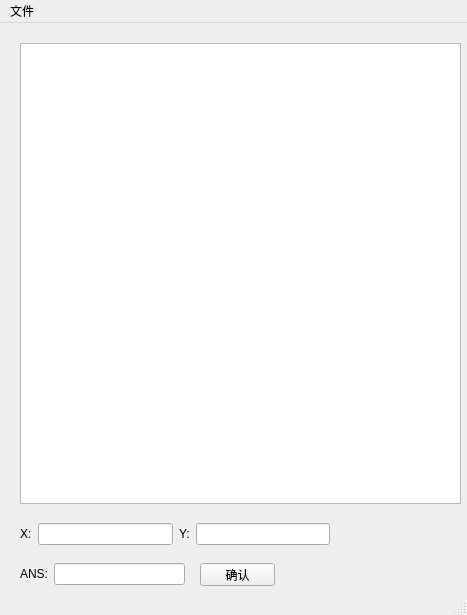
<?xml version="1.0" encoding="UTF-8"?>
<ui version="4.0">
 <class>MainWindow</class>
 <widget class="QMainWindow" name="MainWindow">
  <property name="geometry">
   <rect>
    <x>0</x>
    <y>0</y>
    <width>467</width>
    <height>615</height>
   </rect>
  </property>
  <property name="windowTitle">
   <string>MainWindow</string>
  </property>
  <widget class="QWidget" name="centralwidget">
   <widget class="QPlainTextEdit" name="plainTextEdit">
    <property name="geometry">
     <rect>
      <x>20</x>
      <y>20</y>
      <width>441</width>
      <height>461</height>
     </rect>
    </property>
   </widget>
   <widget class="QPushButton" name="compute_button">
    <property name="geometry">
     <rect>
      <x>200</x>
      <y>540</y>
      <width>75</width>
      <height>23</height>
     </rect>
    </property>
    <property name="text">
     <string>确认</string>
    </property>
   </widget>
   <widget class="QWidget" name="">
    <property name="geometry">
     <rect>
      <x>20</x>
      <y>500</y>
      <width>310</width>
      <height>22</height>
     </rect>
    </property>
    <layout class="QHBoxLayout" name="horizontalLayout">
     <item>
      <widget class="QLabel" name="label">
       <property name="text">
        <string>X:</string>
       </property>
      </widget>
     </item>
     <item>
      <widget class="QLineEdit" name="input_x"/>
     </item>
     <item>
      <widget class="QLabel" name="label_2">
       <property name="text">
        <string>Y:</string>
       </property>
      </widget>
     </item>
     <item>
      <widget class="QLineEdit" name="input_y"/>
     </item>
    </layout>
   </widget>
   <widget class="QWidget" name="">
    <property name="geometry">
     <rect>
      <x>20</x>
      <y>540</y>
      <width>165</width>
      <height>22</height>
     </rect>
    </property>
    <layout class="QHBoxLayout" name="horizontalLayout_2">
     <item>
      <widget class="QLabel" name="label_3">
       <property name="text">
        <string>ANS:</string>
       </property>
      </widget>
     </item>
     <item>
      <widget class="QLineEdit" name="output_ans"/>
     </item>
    </layout>
   </widget>
  </widget>
  <widget class="QMenuBar" name="menubar">
   <property name="geometry">
    <rect>
     <x>0</x>
     <y>0</y>
     <width>467</width>
     <height>22</height>
    </rect>
   </property>
   <widget class="QMenu" name="menu">
    <property name="title">
     <string>文件</string>
    </property>
    <addaction name="actionOpen"/>
    <addaction name="actionSave"/>
   </widget>
   <addaction name="menu"/>
  </widget>
  <widget class="QStatusBar" name="statusbar"/>
  <action name="actionOpen">
   <property name="text">
    <string>打开文件</string>
   </property>
  </action>
  <action name="actionSave">
   <property name="text">
    <string>保存文件</string>
   </property>
  </action>
  <action name="action_X_Y">
   <property name="text">
    <string>计算X的Y次方</string>
   </property>
  </action>
 </widget>
 <resources/>
 <connections/>
</ui>
